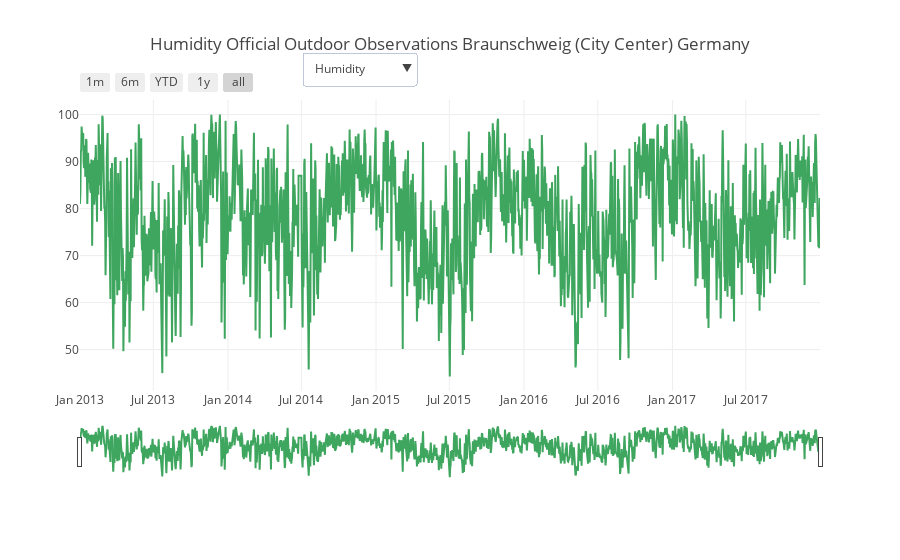

The code cell stored with this chart in its notebook:
### Code cell


### Figure 1 — Plotly figure (JSON) as saved in the notebook; plotly's stock layout.template omitted (floating-point values rounded to 4 significant figures; data arrays with more than 128 entries replaced by an {"elided": "..."} marker saying what was removed)
{"data": [{"line": {"color": "#3FA65F"}, "name": "Temperature", "type": "scatter", "uid": "8f9894c8-02e3-4435-899e-fbc122c9ced2", "x": {"elided": "1826 str values"}, "y": {"elided": "1826 float values"}}], "layout": {"autosize": true, "title": {"text": "Humidity Official Outdoor Observations Braunschweig (City Center) Germany"}, "updatemenus": [{"active": 1, "buttons": [{"args": [{"y": {"elided": "1x1826 float values"}}, {"title": "Temperature Official Outdoor Observations Braunschweig (City Center) Germany"}], "label": "Temperature", "method": "update"}, {"args": [{"y": {"elided": "1x1826 float values"}}, {"title": "Humidity Official Outdoor Observations Braunschweig (City Center) Germany"}], "label": "Humidity", "method": "update"}], "direction": "down", "pad": {"r": 10, "t": 10}, "showactive": true, "x": 0.3, "xanchor": "left", "y": 1.2, "yanchor": "top"}], "xaxis": {"autorange": true, "range": ["2013-01-01", "2017-12-31"], "rangeselector": {"buttons": [{"count": 1, "label": "1m", "step": "month", "stepmode": "backward"}, {"count": 6, "label": "6m", "step": "month", "stepmode": "backward"}, {"count": 1, "label": "YTD", "step": "year", "stepmode": "todate"}, {"count": 1, "label": "1y", "step": "year", "stepmode": "backward"}, {"step": "all"}]}, "rangeslider": {"autorange": true, "range": ["2013-01-01", "2017-12-31"], "visible": true, "yaxis": {"_template": null, "rangemode": "match"}}, "type": "date"}, "yaxis": {"autorange": true, "range": [41.2, 103.1], "type": "linear"}}}
